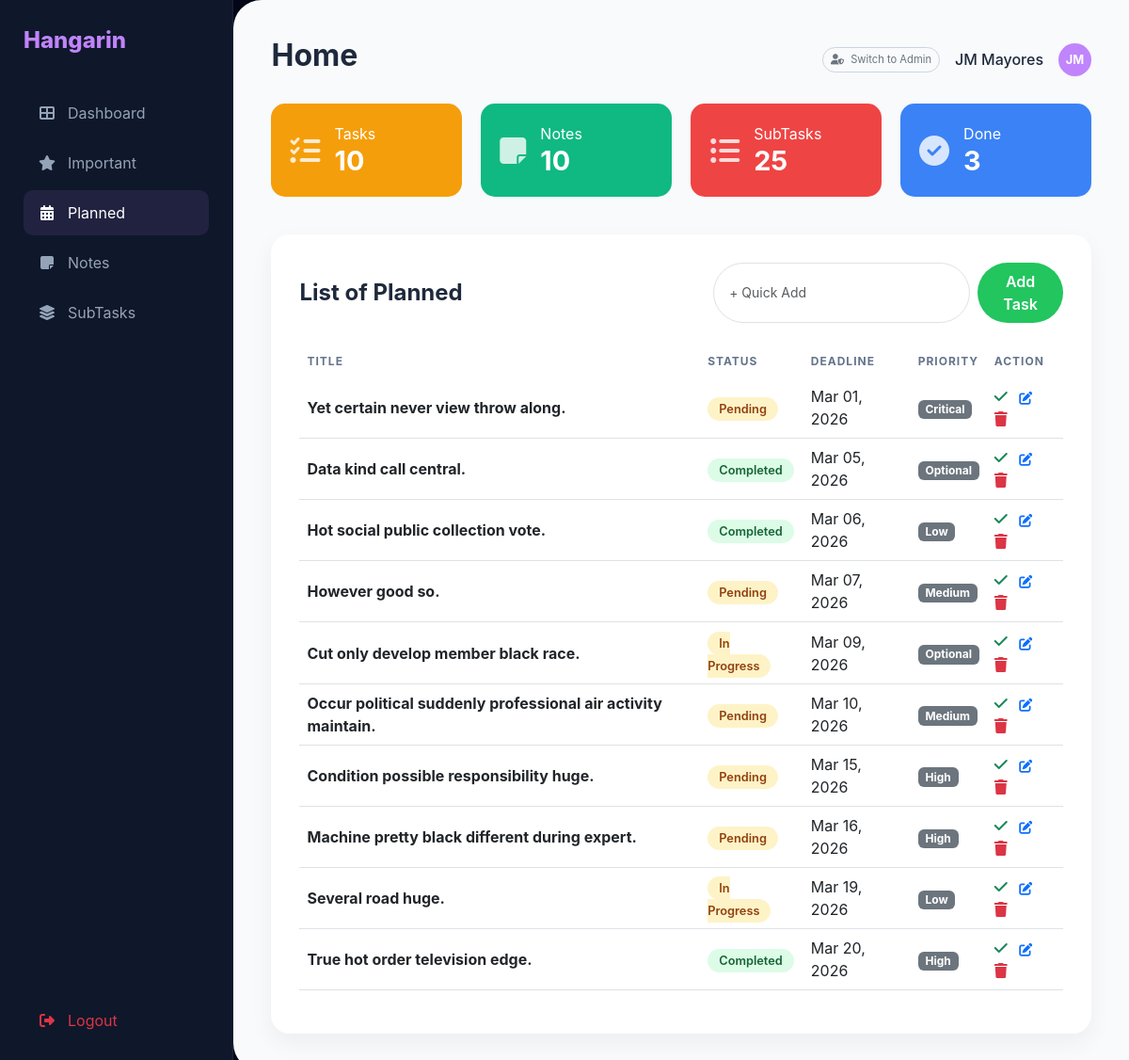
The page /dashboard/planned/ on the database its author committed.
### hangarin/models.py (models this page shows, shortened)
class BaseModel(models.Model):
    created_at = models.DateTimeField(auto_now_add=True, db_index=True)
    updated_at = models.DateTimeField(auto_now=True)
    class Meta:
        abstract = True  # This ensures it's not created as a separate table [cite: 4431]

class Task(BaseModel):
    STATUS_CHOICES = [
        ("Pending", "Pending"),
        ("In Progress", "In Progress"),
        ("Completed", "Completed"),
    ]
    title = models.CharField(max_length=255)
    description = models.TextField()
    deadline = models.DateTimeField()
    status = models.CharField(
        max_length=50,
        choices=STATUS_CHOICES,
        default="Pending"
    )
    category = models.ForeignKey(Category, on_delete=models.CASCADE)
    priority = models.ForeignKey(Priority, on_delete=models.CASCADE)

class Priority(BaseModel):
    name = models.CharField(max_length=100)
    class Meta:
        verbose_name_plural = "Priorities"  # Refactor for correct grammar [cite: 4091]

### hangarin/views.py (the view)
# urls.py: path('dashboard/', views.dashboard, name='dashboard'),
def dashboard(request, filter_type=None):
    tasks = Task.objects.all().order_by('deadline')
    notes = Note.objects.all()
    subtasks = SubTask.objects.all()
    if filter_type == 'important':
        tasks = tasks.filter(priority__name__icontains="High")
    elif filter_type == 'planned':
        tasks = tasks.exclude(deadline__isnull=True)
    stats = {
        'total_tasks': Task.objects.count(),
        'total_notes': Note.objects.count(),
        'total_subtasks': SubTask.objects.count(),
        'completed_tasks': Task.objects.filter(status='Completed').count()
    }
    return render(request, 'hangarin/dashboard.html', {
        'tasks': tasks,
        'notes': notes,
        'subtasks': subtasks,
        'filter_type': filter_type,
        'stats': stats
    })

### hangarin/templates/hangarin/dashboard.html (shortened to what this page needs)
{% load static %}
{% load pwa %}
<!DOCTYPE html>
<html lang="en">
<head>
    <link href="https://cdn.jsdelivr.net/npm/bootstrap@5.3.0/dist/css/bootstrap.min.css" rel="stylesheet">
    <link rel="stylesheet" href="https://cdnjs.cloudflare.com/ajax/libs/font-awesome/6.4.0/css/all.min.css">
</head>
<body>
    <div class="sidebar">
        <div class="sidebar-brand">Hangarin</div>
        <a href="{% url 'dashboard' %}" class="nav-link {% if not filter_type %}active{% endif %}">
            <i class="fas fa-th-large"></i> Dashboard
        </a>
        <a href="{% url 'dashboard_filter' 'important' %}" class="nav-link {% if filter_type == 'important' %}active{% endif %}">
            <i class="fas fa-star"></i> Important
        </a>
        <a href="{% url 'dashboard_filter' 'planned' %}" class="nav-link {% if filter_type == 'planned' %}active{% endif %}">
            <i class="fas fa-calendar-alt"></i> Planned
        </a>
        <a href="{% url 'dashboard_filter' 'notes' %}" class="nav-link {% if filter_type == 'notes' %}active{% endif %}">
            <i class="fas fa-sticky-note"></i> Notes
        </a>
        <a href="{% url 'dashboard_filter' 'subtasks' %}" class="nav-link {% if filter_type == 'subtasks' %}active{% endif %}">
            <i class="fas fa-layer-group"></i> SubTasks
        </a>
        <div class="mt-auto">
            <a href="/logout" class="nav-link text-danger"><i class="fas fa-sign-out-alt"></i> Logout</a>
        </div>
    </div>
    <div class="main-wrapper">
        <div class="d-flex justify-content-between align-items-center mb-4">
            <h2 class="fw-bold">Home</h2>
            <div class="user-profile d-flex align-items-center">
                <a href="/admin/" class="btn btn-outline-secondary btn-sm rounded-pill me-3" style="font-size: 0.7rem; border-color: #cbd5e1;">
                    <i class="fas fa-user-shield me-1"></i> Switch to Admin
                </a>
                <span class="me-3 fw-medium">
                    {% if user.is_authenticated %}
                        {{ user.first_name }} {{ user.last_name|default:"JM Mayores" }}
                    {% else %}
                        JM Mayores
                    {% endif %}
                </span>
                <div class="rounded-circle d-flex align-items-center justify-content-center"
                    style="width: 35px; height: 35px; background: #c084fc; color: white; font-weight: bold; font-size: 0.8rem;">
                    JM
            </div>
</div>
        </div>
        <div class="stats-grid">
            <div class="stat-card" style="background: #f59e0b;">
                <i class="fas fa-tasks"></i>
                <div><p class="m-0">Tasks</p><h3>{{ stats.total_tasks }}</h3></div>
            </div>
            <div class="stat-card" style="background: #10b981;">
                <i class="fas fa-sticky-note"></i>
                <div><p class="m-0">Notes</p><h3>{{ stats.total_notes }}</h3></div>
            </div>
            <div class="stat-card" style="background: #ef4444;">
                <i class="fas fa-list-ul"></i>
                <div><p class="m-0">SubTasks</p><h3>{{ stats.total_subtasks }}</h3></div>
            </div>
            <div class="stat-card" style="background: #3b82f6;">
                <i class="fas fa-check-circle"></i>
                <div><p class="m-0">Done</p><h3>{{ stats.completed_tasks }}</h3></div>
            </div>
        </div>
        <div class="content-card">
            <div class="d-flex justify-content-between align-items-center mb-4">
                <h4 class="m-0 fw-bold">List of {{ filter_type|default:"Tasks"|title }}</h4>
                <form action="{% url 'add_task' %}" method="POST" class="d-flex gap-2">
                    <input type="text" name="title" class="form-control form-control-sm rounded-pill px-3" placeholder="+ Quick Add">
                    <button type="submit" class="rounded-pill-btn">Add Task</button>
                </form>
            </div>
            <div class="table-responsive">
                <table class="table">
                    <thead>
                        {% if filter_type == 'notes' %}
                        <tr><th>Task</th><th>Content</th><th>Action</th></tr>
                        {% elif filter_type == 'subtasks' %}
                        <tr><th>Parent Task</th><th>Title</th><th>Status</th><th>Action</th></tr>
                        {% else %}
                        <tr><th>Title</th><th>Status</th><th>Deadline</th><th>Priority</th><th>Action</th></tr>
                        {% endif %}
                    </thead>
                    <tbody>
                        {% if filter_type == 'notes' %}
                            {% for note in notes %}
                            <tr>
                                <td>{{ note.task.title }}</td>
                                <td>{{ note.content }}</td>
                                <td><a href="#" class="text-primary me-2">Edit</a> <a href="#" class="text-danger">Delete</a></td>
                            </tr>
                            {% endfor %}
                        {% else %}
                            {% for task in tasks %}
                            <tr>
                                <td class="fw-bold">{{ task.title }}</td>
                                <td><span class="status-badge {% if task.status == 'Completed' %}bg-completed{% else %}bg-pending{% endif %}">{{ task.status }}</span></td>
                                <td>{{ task.deadline|date:"M d, Y" }}</td>
                                <td><span class="badge bg-secondary">{{ task.priority.name }}</span></td>
                                <td>
                                    <a href="{% url 'complete_task' task.id %}" class="text-success me-2"><i class="fas fa-check"></i></a>
                                    <button onclick="let t=prompt('New Title','{{task.title}}');if(t)location.href='{% url 'edit_task' task.id %}?title='+t" class="btn btn-sm p-0 border-0 text-primary me-2"><i class="fas fa-edit"></i></button>
                                    <a href="{% url 'delete_task' task.id %}" class="text-danger"><i class="fas fa-trash"></i></a>
                                </td>
                            </tr>
                            {% endfor %}
                        {% endif %}
                    </tbody>
                </table>
            </div>
        </div>
    </div>
</body>
</html>

### hangarin/templates/hangarin/dashboard.html (style rules this page uses)
:root { --bg-dark: #020617; --sidebar-dark: #0f172a; --accent-purple: #c084fc; --content-bg: #f8fafc; }
body { background: var(--bg-dark); font-family: 'Inter', sans-serif; margin: 0; display: flex; height: 100vh; overflow: hidden; }
.sidebar { width: 260px; background: var(--sidebar-dark); padding: 25px; display: flex; flex-direction: column; border-right: 1px solid rgba(255,255,255,0.05); }
.sidebar-brand { color: var(--accent-purple); font-size: 1.5rem; font-weight: 800; margin-bottom: 35px; }
.nav-link { color: #94a3b8; padding: 12px 15px; border-radius: 10px; margin-bottom: 5px; text-decoration: none; display: flex; align-items: center; transition: 0.3s; }
.nav-link:hover, .nav-link.active { background: rgba(192, 132, 252, 0.1); color: white; }
.nav-link i { margin-right: 12px; width: 20px; text-align: center; }
.main-wrapper { flex-grow: 1; background: var(--content-bg); overflow-y: auto; padding: 40px; color: #1e293b; border-top-left-radius: 30px; border-bottom-left-radius: 30px; }
.stats-grid { display: grid; grid-template-columns: repeat(4, 1fr); gap: 20px; margin-bottom: 40px; }
.stat-card { padding: 20px; border-radius: 15px; color: white; display: flex; align-items: center; gap: 15px; }
.stat-card i { font-size: 2rem; opacity: 0.8; }
.stat-card h3 { margin: 0; font-size: 1.8rem; font-weight: 700; }
.content-card { background: white; border-radius: 20px; box-shadow: 0 10px 25px rgba(0,0,0,0.05); padding: 30px; }
.table { vertical-align: middle; }
.table thead th { border: none; color: #64748b; text-transform: uppercase; font-size: 0.75rem; letter-spacing: 1px; }
.rounded-pill-btn { background: #22c55e; border: none; padding: 8px 20px; color: white; border-radius: 50px; font-weight: 600; }
.status-badge { padding: 5px 12px; border-radius: 50px; font-size: 0.8rem; font-weight: 600; }
.bg-pending { background: #fef3c7; color: #92400e; }
.bg-completed { background: #dcfce7; color: #166534; }

### rows shown on the page
Task: title "Yet certain never view throw along.", status "Pending", deadline "Mar 01, 2026", priority.name "Critical"
Task: title "Data kind call central.", status "Completed", deadline "Mar 05, 2026", priority.name "Optional"
Task: title "Hot social public collection vote.", status "Completed", deadline "Mar 06, 2026", priority.name "Low"
Task: title "However good so.", status "Pending", deadline "Mar 07, 2026", priority.name "Medium"
Task: title "Cut only develop member black race.", status "In Progress", deadline "Mar 09, 2026", priority.name "Optional"
Task: title "Occur political suddenly professional air activity maintain.", status "Pending", deadline "Mar 10, 2026", priority.name "Medium"
Task: title "Condition possible responsibility huge.", status "Pending", deadline "Mar 15, 2026", priority.name "High"
Task: title "Machine pretty black different during expert.", status "Pending", deadline "Mar 16, 2026", priority.name "High"
Task: title "Several road huge.", status "In Progress", deadline "Mar 19, 2026", priority.name "Low"
Task: title "True hot order television edge.", status "Completed", deadline "Mar 20, 2026", priority.name "High"

### other values the page prints
{{ stats.total_tasks }} "10"
{{ stats.total_notes }} "10"
{{ stats.total_subtasks }} "25"
{{ stats.completed_tasks }} "3"
{{ filter_type|default:"Tasks"|title }} "Planned"
